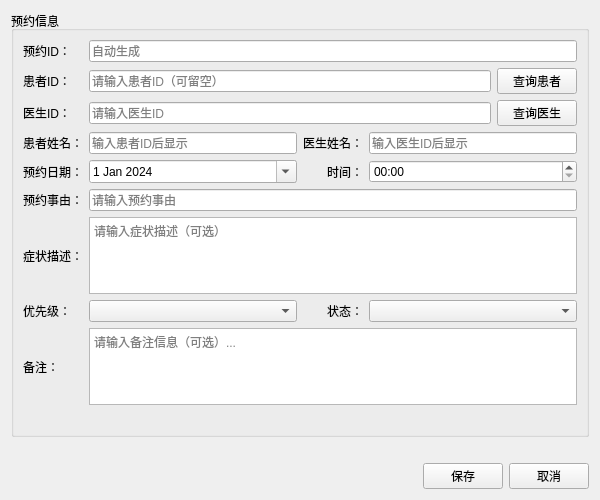
<?xml version="1.0" encoding="UTF-8"?>
<ui version="4.0">
<class>AppointmentEditView</class>
<widget class="QWidget" name="AppointmentEditView">
 <property name="geometry">
  <rect>
   <x>0</x>
   <y>0</y>
   <width>600</width>
   <height>500</height>
  </rect>
 </property>
 <property name="windowTitle">
  <string>预约编辑</string>
 </property>
 <layout class="QVBoxLayout" name="verticalLayout">
  <item>
   <widget class="QGroupBox" name="groupBox">
    <property name="title">
     <string>预约信息</string>
    </property>
    <layout class="QGridLayout" name="gridLayout">
     <!-- 预约ID（只读） -->
     <item row="0" column="0">
      <widget class="QLabel" name="label_id">
       <property name="text">
        <string>预约ID：</string>
       </property>
      </widget>
     </item>
     <item row="0" column="1" colspan="3">
      <widget class="QLineEdit" name="txtAppointmentId">
       <property name="readOnly">
        <bool>true</bool>
       </property>
       <property name="placeholderText">
        <string>自动生成</string>
       </property>
      </widget>
     </item>
     
     <!-- 患者ID输入 -->
     <item row="1" column="0">
      <widget class="QLabel" name="label_patient">
       <property name="text">
        <string>患者ID：</string>
       </property>
      </widget>
     </item>
     <item row="1" column="1" colspan="3">
      <layout class="QHBoxLayout" name="horizontalLayout_patient">
       <item>
        <widget class="QLineEdit" name="txtPatientId">
         <property name="placeholderText">
          <string>请输入患者ID（可留空）</string>
         </property>
        </widget>
       </item>
       <item>
        <widget class="QPushButton" name="btnSearchPatient">
         <property name="text">
          <string>查询患者</string>
         </property>
         <property name="maximumWidth">
          <number>80</number>
         </property>
        </widget>
       </item>
      </layout>
     </item>
     
     <!-- 医生ID输入 -->
     <item row="2" column="0">
      <widget class="QLabel" name="label_doctor">
       <property name="text">
        <string>医生ID：</string>
       </property>
      </widget>
     </item>
     <item row="2" column="1" colspan="3">
      <layout class="QHBoxLayout" name="horizontalLayout_doctor">
       <item>
        <widget class="QLineEdit" name="txtDoctorId">
         <property name="placeholderText">
          <string>请输入医生ID</string>
         </property>
        </widget>
       </item>
       <item>
        <widget class="QPushButton" name="btnSearchDoctor">
         <property name="text">
          <string>查询医生</string>
         </property>
         <property name="maximumWidth">
          <number>80</number>
         </property>
        </widget>
       </item>
      </layout>
     </item>
     
     <!-- 患者姓名和医生姓名显示（只读） -->
     <item row="3" column="0">
      <widget class="QLabel" name="label_patientName">
       <property name="text">
        <string>患者姓名：</string>
       </property>
      </widget>
     </item>
     <item row="3" column="1">
      <widget class="QLineEdit" name="txtPatientName">
       <property name="readOnly">
        <bool>true</bool>
       </property>
       <property name="placeholderText">
        <string>输入患者ID后显示</string>
       </property>
      </widget>
     </item>
     <item row="3" column="2">
      <widget class="QLabel" name="label_doctorName">
       <property name="text">
        <string>医生姓名：</string>
       </property>
       <property name="alignment">
        <set>Qt::AlignRight|Qt::AlignTrailing|Qt::AlignVCenter</set>
       </property>
      </widget>
     </item>
     <item row="3" column="3">
      <widget class="QLineEdit" name="txtDoctorName">
       <property name="readOnly">
        <bool>true</bool>
       </property>
       <property name="placeholderText">
        <string>输入医生ID后显示</string>
       </property>
      </widget>
     </item>
     
     <!-- 预约日期和时间 -->
     <item row="4" column="0">
      <widget class="QLabel" name="label_date">
       <property name="text">
        <string>预约日期：</string>
       </property>
      </widget>
     </item>
     <item row="4" column="1">
      <widget class="QDateEdit" name="dateAppointmentDate">
       <property name="calendarPopup">
        <bool>true</bool>
       </property>
       <property name="minimumDate">
        <date>
         <year>2024</year>
         <month>1</month>
         <day>1</day>
        </date>
       </property>
       <property name="maximumDate">
        <date>
         <year>2025</year>
         <month>12</month>
         <day>31</day>
        </date>
       </property>
      </widget>
     </item>
     <item row="4" column="2">
      <widget class="QLabel" name="label_time">
       <property name="text">
        <string>时间：</string>
       </property>
       <property name="alignment">
        <set>Qt::AlignRight|Qt::AlignTrailing|Qt::AlignVCenter</set>
       </property>
      </widget>
     </item>
     <item row="4" column="3">
      <widget class="QTimeEdit" name="timeAppointmentTime">
       <property name="displayFormat">
        <string>HH:mm</string>
       </property>
      </widget>
     </item>
     
     <!-- 预约事由 -->
     <item row="5" column="0">
      <widget class="QLabel" name="label_reason">
       <property name="text">
        <string>预约事由：</string>
       </property>
      </widget>
     </item>
     <item row="5" column="1" colspan="3">
      <widget class="QLineEdit" name="txtReason">
       <property name="placeholderText">
        <string>请输入预约事由</string>
       </property>
      </widget>
     </item>
     
     <!-- 症状描述 -->
     <item row="6" column="0">
      <widget class="QLabel" name="label_symptoms">
       <property name="text">
        <string>症状描述：</string>
       </property>
      </widget>
     </item>
     <item row="6" column="1" colspan="3">
      <widget class="QPlainTextEdit" name="txtSymptoms">
       <property name="maximumHeight">
        <number>60</number>
       </property>
       <property name="placeholderText">
        <string>请输入症状描述（可选）</string>
       </property>
      </widget>
     </item>
     
     <!-- 优先级 -->
     <item row="7" column="0">
      <widget class="QLabel" name="label_priority">
       <property name="text">
        <string>优先级：</string>
       </property>
      </widget>
     </item>
     <item row="7" column="1">
      <widget class="QComboBox" name="cmbPriority">
      </widget>
     </item>
     
     <!-- 状态 -->
     <item row="7" column="2">
      <widget class="QLabel" name="label_status">
       <property name="text">
        <string>状态：</string>
       </property>
       <property name="alignment">
        <set>Qt::AlignRight|Qt::AlignTrailing|Qt::AlignVCenter</set>
       </property>
      </widget>
     </item>
     <item row="7" column="3">
      <widget class="QComboBox" name="cmbStatus"/>
     </item>
     
     <!-- 备注 -->
     <item row="8" column="0">
      <widget class="QLabel" name="label_notes">
       <property name="text">
        <string>备注：</string>
       </property>
      </widget>
     </item>
     <item row="8" column="1" colspan="3">
      <widget class="QPlainTextEdit" name="txtNotes">
       <property name="maximumHeight">
        <number>60</number>
       </property>
       <property name="placeholderText">
        <string>请输入备注信息（可选）...</string>
       </property>
      </widget>
     </item>
     
     <!-- 时间冲突警告 -->
     <item row="9" column="0" colspan="4">
      <widget class="QLabel" name="lblTimeConflict">
       <property name="text">
        <string/>
       </property>
       <property name="alignment">
        <set>Qt::AlignCenter</set>
       </property>
      </widget>
     </item>
    </layout>
   </widget>
  </item>
  
  <!-- 错误信息 -->
  <item>
   <widget class="QLabel" name="lblError">
    <property name="text">
     <string/>
    </property>
    <property name="styleSheet">
     <string notr="true">color: red;</string>
    </property>
    <property name="alignment">
     <set>Qt::AlignCenter</set>
    </property>
   </widget>
  </item>
  
  <!-- 按钮区域 -->
  <item>
   <layout class="QHBoxLayout" name="horizontalLayout">
    <item>
     <spacer name="horizontalSpacer">
      <property name="orientation">
       <enum>Qt::Horizontal</enum>
      </property>
      <property name="sizeHint" stdset="0">
       <size>
        <width>40</width>
        <height>20</height>
       </size>
      </property>
     </spacer>
    </item>
    <item>
     <widget class="QPushButton" name="btnSave">
      <property name="text">
       <string>保存</string>
      </property>
     </widget>
    </item>
    <item>
     <widget class="QPushButton" name="btnCancel">
      <property name="text">
       <string>取消</string>
      </property>
     </widget>
    </item>
   </layout>
  </item>
 </layout>
</widget>
<resources/>
<connections/>
</ui>
